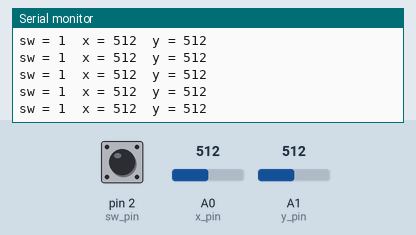
Bench run of a sketch on a simulated Arduino Uno, built with avr-gcc and run on an emulated ATmega328P. Parts: the last lines printed to the serial monitor. Inputs (shaded band) come from the test bench; at power-on: A0 (x_pin) = 512, A1 (y_pin) = 512, pin 2 (sw_pin) HIGH.

Above: at 1.2 s.
1.3 s: A0 (x_pin) set to 716
At 1.42 s:
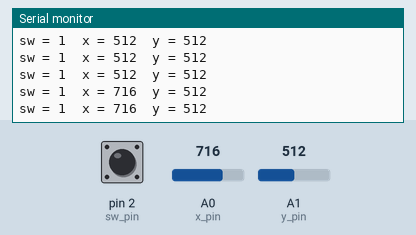
2.8 s: A1 (y_pin) set to 716
At 2.83 s:
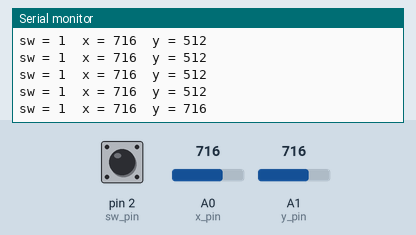
4.3 s: A0 (x_pin) set to 1023
At 4.34 s:
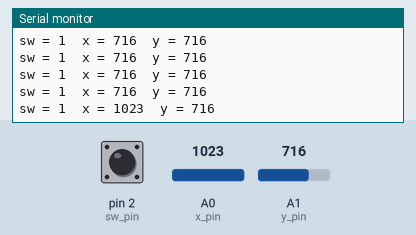
7.3 s: A1 (y_pin) set to 0
At 7.36 s:
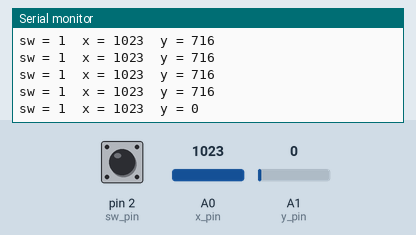
10.3 s: pin 2 (sw_pin) pulled LOW for 0.15 s
At 10.38 s:
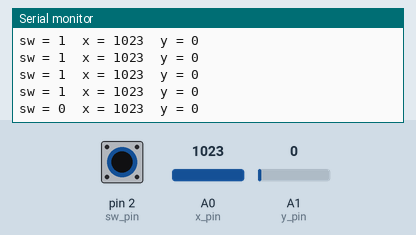
Timing chart, 0 to 12.9 s (numbered marks = the images above; inputs shaded):
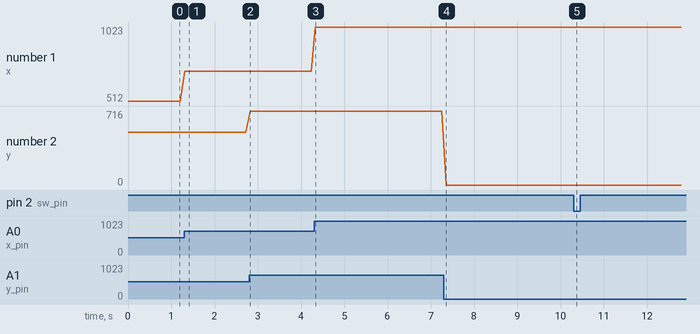

The sketch:

3_joystick.ino
```cpp
const int x_pin = A0; // A0 pin connected to VRX pin
const int y_pin = A1; // A1 pin connected to VRY pin
const int sw_pin = 2; // pin 2 connected to SW pin

int xValue = 0; // To store value of the X axis
int yValue = 0; // To store value of the Y axis
bool sw = 0;

void setup() {

  Serial.begin(9600);
  // pinMode for analog pins are by default as input
  pinMode(sw_pin, INPUT_PULLUP);
 }


 void loop() {

  // Read analog X and Y analog values
  xValue = analogRead(x_pin);
  yValue = analogRead(y_pin);
  sw = digitalRead(sw_pin);

  // Print data to Serial Monitor on Arduino IDE
  Serial.print("sw = ");
  Serial.print(sw);
  Serial.print("\t");
  Serial.print("x = ");
  Serial.print(xValue);
  Serial.print("\t");
  Serial.print("y = ");
  Serial.println(yValue);

  delay(100);

 }
```

Measured:
- after the input at 1.3 s, the serial monitor: prints a new line at once (image 1)
- after the input at 2.8 s, the serial monitor: prints a new line at once (image 2)
- after the input at 4.3 s, the serial monitor: prints a new line at once (image 3)
- after the input at 7.3 s, the serial monitor: prints a new line after 0.06 s (image 4)
- after the input at 10.3 s, the serial monitor: prints a new line after 0.08 s (image 5)
- plotted number 1: 512 → 716 after the input at 1.3 s, 716 → 1023 after the input at 4.3 s
- plotted number 2: 716 → 0 after the input at 7.3 s
